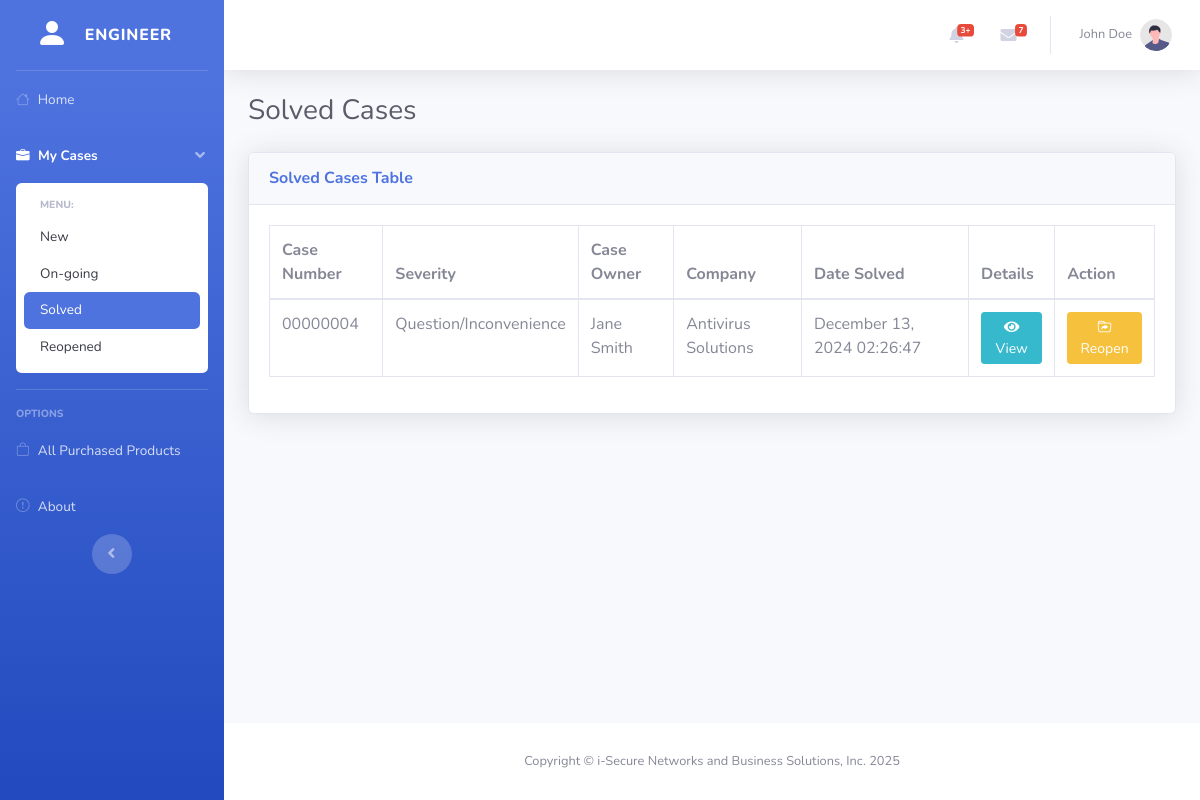
Before: /engineer/solved_cases.php (signed in) with the older database file.
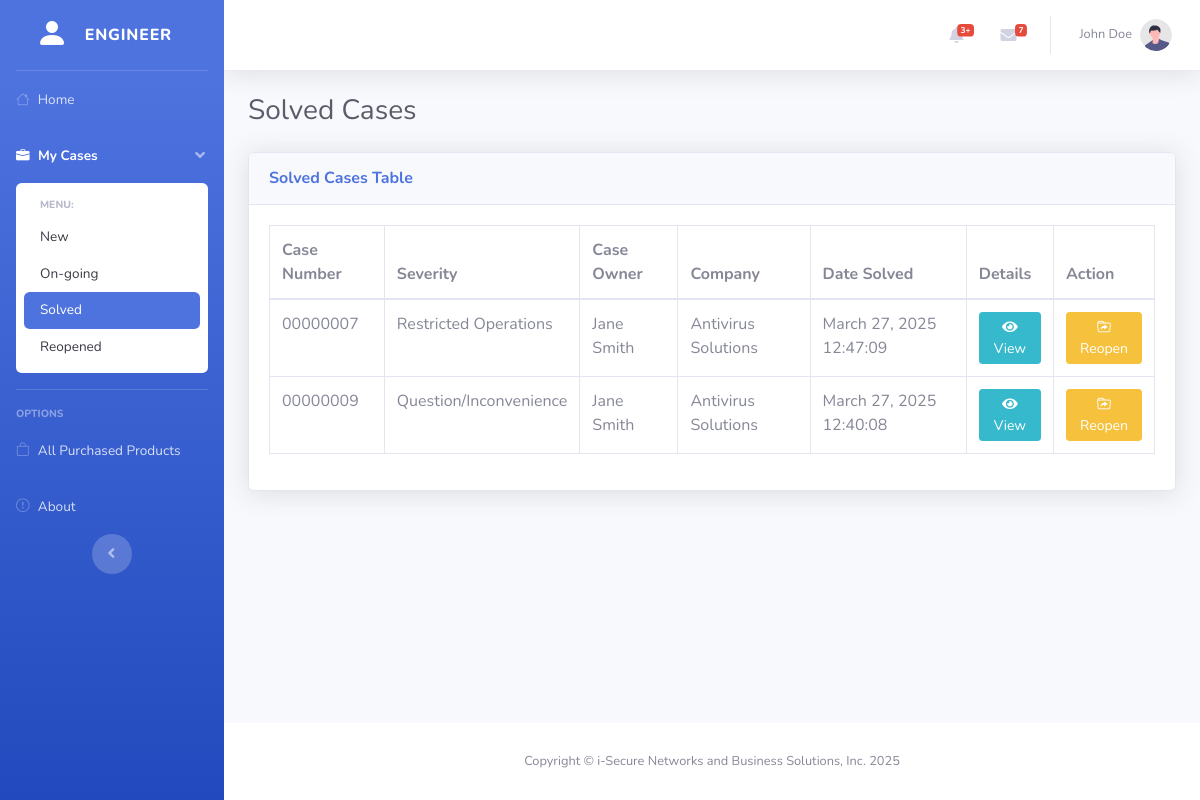
After: the same page with the newer database file.
### tables this page shows
CREATE TABLE `cases` (
  `id` int(11) NOT NULL,
  `case_number` varchar(50) NOT NULL,
  `type` varchar(255) NOT NULL,
  `subject` text NOT NULL,
  `user_id` int(11) DEFAULT NULL,
  `product_group` varchar(255) NOT NULL,
  `product` varchar(255) NOT NULL,
  `product_version` varchar(50) NOT NULL,
  `severity` enum('Production System Down','Restricted Operations','Question/Inconvenience','') NOT NULL,
  `case_status` enum('New','Waiting in Progress','Closed','Solved') NOT NULL DEFAULT 'New',
  `attachment` varchar(255) NOT NULL,
  `case_owner` int(11) NOT NULL,
  `company` varchar(255) NOT NULL,
  `last_modified` timestamp NOT NULL DEFAULT current_timestamp() ON UPDATE current_timestamp(),
  `datetime_opened` datetime DEFAULT current_timestamp(),
  `reopen` int(11) NOT NULL
);

CREATE TABLE `users` (
  `id` int(11) NOT NULL,
  `full_name` varchar(255) NOT NULL,
  `email` varchar(255) NOT NULL,
  `username` varchar(100) NOT NULL,
  `password` varchar(255) NOT NULL,
  `role` enum('User','Engineer','Technical Engineer','Technical Head') NOT NULL DEFAULT 'User',
  `account_status` enum('Active','Deactivated','','') NOT NULL DEFAULT 'Active',
  `created_at` timestamp NOT NULL DEFAULT current_timestamp()
);

### fetch/solved_cases.php (called while the page is built)
<?php
require_once "../config/database.php";
$getSolvedCases = mysqli_prepare($connection, "SELECT
c.id,
c.case_number,
c.type,
c.subject,
c.product_group,
c.product,
c.product_version,
c.severity,
c.case_status,
c.attachment,
c.company,
c.last_modified,
c.datetime_opened,
c.reopen,
u.full_name AS case_owner
FROM cases AS c
LEFT JOIN users AS u ON c.case_owner = u.id
WHERE case_status = ? AND user_id = ?");
$caseStatus = "Solved";
mysqli_stmt_bind_param($getSolvedCases, "si", $caseStatus, $_SESSION["user_id"]);
mysqli_stmt_execute($getSolvedCases);
$getSolvedCasesResult = mysqli_stmt_get_result($getSolvedCases);
$solvedCasesTable = [];
if (mysqli_num_rows($getSolvedCasesResult) > 0) {
    while ($row = mysqli_fetch_assoc($getSolvedCasesResult)) {
        $row["last_modified"] = date("F j, Y h:i:s", strtotime($row["last_modified"]));
        $row["datetime_opened"] = date("F j, Y h:i:s", strtotime($row["datetime_opened"]));
        $row["reopen"] = $row["reopen"] . " time(s)";
        $solvedCasesTable[] = $row;
    }
}

### engineer/solved_cases.php (the view, shortened to what the changed rows need)
<?php
$pageTitle = "Solved Cases";
require_once "../fetch/solved_cases.php";
?>
<!DOCTYPE html>
<html lang="en">
<head>
    <?php include_once "../components/head.php" ?>
    <link rel="stylesheet" href="https://cdn.datatables.net/2.2.2/css/dataTables.bootstrap4.css">
</head>
<body id="page-top">
    <div id="wrapper">
        <div id="content-wrapper" class="d-flex flex-column">
            <div id="content">
                <div class="container-fluid">
                    <div class="d-sm-flex align-items-center justify-content-between mb-4">
                        <h1 class="h3 mb-0 text-gray-800"><?= htmlspecialchars($pageTitle) ?></h1>
                        </div>
                    <div class="card shadow mb-4">
                        <div class="card-body">
                            <div class="table-responsive">
                                <table class="table table-bordered table-hover" id="solvedCasesTable" width="100%" cellspacing="0">
                                    <thead>
                                        <tr>
                                            <th>Case Number</th>
                                            <th>Severity</th>
                                            <th>Case Owner</th>
                                            <th>Company</th>
                                            <th>Date Solved</th>
                                            <th>Details</th>
                                            <th>Action</th>
                                        </tr>
                                    </thead>
                                    <tbody>
                                        <?php
                                        foreach ($solvedCasesTable as $row) {
                                            $solvedCaseData = [
                                                'id' => $row["id"] ?? '',
                                                'case-number' => $row["case_number"] ?? 'N/A',
                                                'type' => $row["type"] ?? 'N/A',
                                                'subject' => $row["subject"] ?? 'N/A',
                                                'product-group' => $row["product_group"] ?? 'N/A',
                                                'product' => $row["product"] ?? 'N/A',
                                                'product-version' => $row["product_version"] ?? 'N/A',
                                                'severity' => $row["severity"] ?? 'N/A',
                                                'case-owner' => $row["case_owner"] ?? 'N/A',
                                                'company' => $row["company"] ?? 'N/A',
                                                'reopen' => $row["reopen"] ?? 'N/A',
                                                'last-modified' => $row["last_modified"] ?? 'N/A',
                                                'datetime-opened' => $row["datetime_opened"] ?? 'N/A'
                                            ];
                                            $solvedDataAttributes = '';
                                            foreach ($solvedCaseData as $key => $value) {
                                                $solvedDataAttributes .= ' data-' . $key . '="' . htmlspecialchars($value) . '"';
                                            }
                                            $viewSolvedDetailsButton = '<button
                                                type="button"
                                                class="btn btn-info btn-sm solved-view-details-btn"
                                                ' . $solvedDataAttributes . '
                                                data-toggle="modal"
                                                data-target="#solvedDetailsModal">
                                                <i class="fas fa-eye"></i> View
                                                </button>';
                                            $reopenButton = '<button
                                                data-bs-case-number="' . htmlspecialchars($solvedCaseData["case-number"]) . '"
                                                type="button"
                                                class="reopen-case-btn btn btn-warning btn-sm"
                                                data-toggle="modal"
                                                data-target="#reopenCase">
                                                <i class="bi bi-folder-symlink"></i>
                                                Reopen
                                                </button>';
                                            echo "<tr>";
                                            echo "<td>" . htmlspecialchars($solvedCaseData["case-number"]) . "</td>";
                                            echo "<td>" . htmlspecialchars($solvedCaseData["severity"]) . "</td>";
                                            echo "<td>" . htmlspecialchars($solvedCaseData["case-owner"]) . "</td>";
                                            echo "<td>" . htmlspecialchars($solvedCaseData["company"]) . "</td>";
                                            echo "<td>" . htmlspecialchars($solvedCaseData["last-modified"]) . "</td>";
                                            echo "<td>" . $viewSolvedDetailsButton . "</td>";
                                            echo "<td>" . $reopenButton . "</td>";
                                            echo "</tr>";
                                        }
                                        ?>
                                    </tbody>
                                </table>
                            </div>
                        </div>
                    </div>
                </div>
                </div>
            </div>
        </div>
</body>
</html>

Changed rows visible on the page:
no longer on this page (row edited): cases: case_number "00000004", severity "Question/Inconvenience", case_owner.full_name "Jane Smith", company "Antivirus Solutions", last "December 13, 2024 02:26:47"
added cases: case_number "00000007", severity "Restricted Operations", case_owner.full_name "Jane Smith", company "Antivirus Solutions", last "March 27, 2025 12:47:09"
added cases: case_number "00000009", severity "Question/Inconvenience", case_owner.full_name "Jane Smith", company "Antivirus Solutions", last "March 27, 2025 12:40:08"
